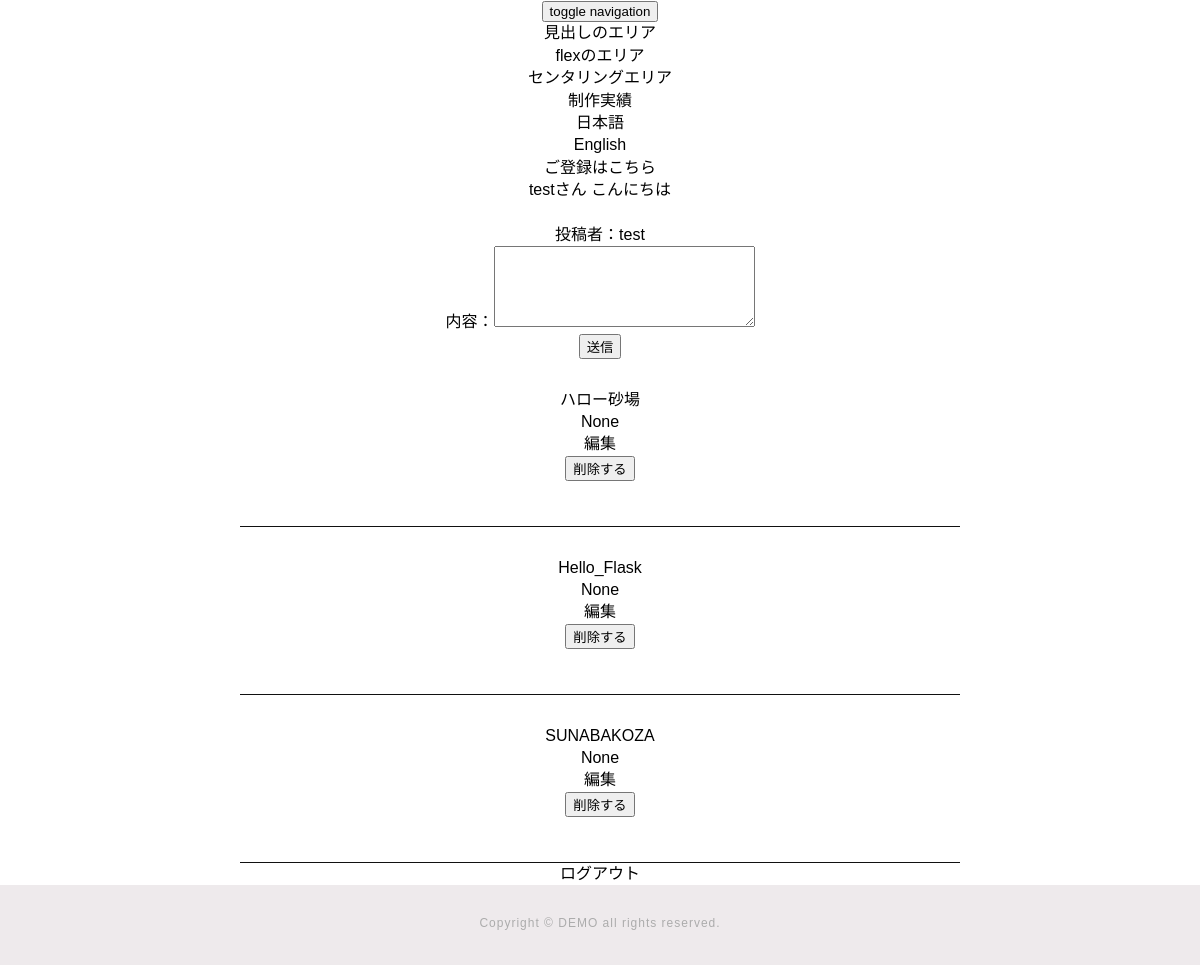
Screenshot of /bbs (signed in) with the database file from the repository.
### tables this page shows
CREATE TABLE "user" (
	`id`	INTEGER PRIMARY KEY AUTOINCREMENT,
	`name`	TEXT,
	`password`	TEXT
);

CREATE TABLE "bbs" (
	"id"	INTEGER,
	"userid"	INTEGER,
	"comment"	TEXT,
	"time"	INTEGER,
	PRIMARY KEY("id" AUTOINCREMENT)
);

### app.py (the view)
@app.route('/bbs')
def bbs():
    if 'user_id' in session :
        user_id = session['user_id']
        conn = sqlite3.connect('service.db')
        c = conn.cursor()
        c.execute("select name from user where id = ?", (user_id,))
        user_info = c.fetchone()
        c.execute("select id,comment,time from bbs where userid = ? order by id", (user_id,))
        comment_list = []
        for row in c.fetchall():
            comment_list.append({"id": row[0], "comment": row[1], "time": row[2]})
        c.close()
        print(comment_list)
        return render_template('bbs.html' , user_info = user_info , comment_list = comment_list)
    else:
        return redirect("/login")

### templates/bbs.html (shortened to what this page needs)
{% extends 'base.html' %}
{% block content %}
<div>
<p>{{user_info[0]}}さん こんにちは</p><br>
  <form action="/add" method="post">
    投稿者：{{user_info[0]}}<br>
    内容：<textarea name="comment" cols="30" rows="5"></textarea><br>
    <input type="submit" name="save" value="送信">
  </form>
  {% for item in comment_list %}
  <div class="bbs_content">
    <p>{{item["comment"]}}</p>
    <p>{{item["time"]}}</p>
      <a href="/edit/{{item['id']}}">編集</a>
      <form action="/del" method="post">
        <input type="submit" name="delete" value="削除する">
    </form><br><br>
  </div>
  {% endfor %}
</div>
<div>
  <a href="/logout">ログアウト</a>
</div>
{% endblock %}

### templates/base.html (shortened to what this page needs)
<!DOCTYPE HTML>
<html lang="ja">
<head>
	<link rel="stylesheet" type="text/css" media="screen and ( min-width:769px )" href="/static/css/style_pc.css">
	<link rel="stylesheet" type="text/css" media="screen and ( max-width:768px )" href="/static/css/style_sp.css">
<link rel="stylesheet" href="https://cdnjs.cloudflare.com/ajax/libs/drawer/3.2.2/css/drawer.min.css">
</head>
<body class="drawer drawer--right">
	<header>
		<button type="button" class="drawer-toggle drawer-hamburger">
    <span class="sr-only">toggle navigation</span>
  </button>
	<nav class="drawer-nav" role="navigation">
		<ul class="drawe-menu">
			<li><a class="drawer-menu-item" href="/#sec1" id="menu-sec1">見出しのエリア</a></li>
			<li><a class="drawer-menu-item" href="/#sec2" id="menu-sec2">flexのエリア</a></li>
			<li><a class="drawer-menu-item" href="/#sec3" id="menu-sec3">センタリングエリア</a></li>
			<li><a class="drawer-menu-item" href="/#sec4" id="menu-sec4">制作実績</a></li>
			<li><a class="drawer-menu-item" href="#" id="lng-ja">日本語</a></li>
			<li><a class="drawer-menu-item" href="#" id="lng-en">English</a></li>
			<li><a class="drawer-menu-item" href="/register">ご登録はこちら</a></li>
		</ul>
	</nav>
	</header>
	{% block content %}
	{% endblock %}
    <footer>
		<p class="copyright">Copyright &copy; DEMO all rights reserved.</p>
	</footer>
</body>
</html>

### static/css/style_pc.css (style rules this page uses)
html { overflow-y: scroll; }
body, h1, h2, h3, h4, h5, p, ul, ol, li, dl, dt, dd { margin: 0px; padding: 0px; }
body { background: #fff; text-align: center; font-size: 16px; line-height: 1.4; min-width: 100%; -webkit-text-size-adjust: 100%; }
li { list-style: none; }
a { outline: none; color: inherit; text-decoration: none; }
body { font-family: "Noto Sans Japanese", "ヒラギノ角ゴ Pro W3", "Hiragino Kaku Gothic Pro", "ヒラギノ角ゴ ProN W3", "Hiragino Kaku Gothic ProN", "游ゴシック", YuGothic, "メイリオ", "Meiryo", "HGPｺﾞｼｯｸM", "Osaka", "ＭＳ Ｐゴシック", sans-serif, Century Gothic, Arial; }
footer { height: 80px; background: #eeeaec; }
footer .copyright { color: #acacac; font-size: 12px; padding-top: 30px; letter-spacing: 1px; }
.bbs_content { border-bottom:1px solid #111; width:60%; margin:30px auto 0; }

### static/css/style_sp.css (style rules this page uses)
html { overflow-y: scroll; }
body, h1, h2, h3, h4, h5, p, ul, ol, li, dl, dt, dd { margin: 0px; padding: 0px; }
body { background: #fff; text-align: center; font-size: 16px; line-height: 1.4; min-width: 100%; -webkit-text-size-adjust: 100%; }
li { list-style: none; }
a { outline: none; color: inherit; text-decoration: none; }
body { font-family: "Noto Sans Japanese", "ヒラギノ角ゴ Pro W3", "Hiragino Kaku Gothic Pro", "ヒラギノ角ゴ ProN W3", "Hiragino Kaku Gothic ProN", "游ゴシック", YuGothic, "メイリオ", "Meiryo", "HGPｺﾞｼｯｸM", "Osaka", "ＭＳ Ｐゴシック", sans-serif, Century Gothic, Arial; }
footer { height: 80px; background: #eeeaec; }
footer .copyright { color: #acacac; font-size: 12px; padding-top: 30px; letter-spacing: 1px; }

### rows the page displays
user: name "test"
bbs: comment "ハロー砂場", time "None"
bbs: comment "Hello_Flask", time "None"
bbs: comment "SUNABAKOZA", time "None"
